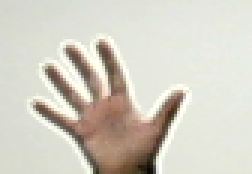
#> input picture Gesture_Images/0/153 (3).bmp, 84 x 58 px (shown 3 times larger); its folder holds only this picture in this run
$ python training_sample.py
#> lines starting #> are read from the running program, lines starting #| are printed output that depends on the picture
import numpy as np
from sklearn import svm, metrics
from sklearn.svm import SVC
from sklearn.model_selection import GridSearchCV, RandomizedSearchCV, StratifiedShuffleSplit
from sklearn.preprocessing import StandardScaler, MinMaxScaler
from sklearn.model_selection import train_test_split, learning_curve, ShuffleSplit
from sklearn.neural_network import MLPClassifier
from sklearn.metrics import confusion_matrix
import matplotlib.pyplot as plt
from os.path import join
import itertools
import time
import os
import cv2
import pickle

img_set    = []
labels     = []
flat_image = []
height, width  = 70,70

path = 'Gesture_Images/'
files = os.listdir(path)

for file in files:
    c_path = path+file
    temp = os.listdir(c_path)

    for f in temp:
        if( f.endswith('.jpg') or f.endswith('.bmp') ):
            img = cv2.imread(join(c_path,f))
#> img is the input picture: shape (58, 84, 3); mean B, G, R 194.9, 206.8, 211
            img = cv2.cvtColor(img,cv2.COLOR_BGR2GRAY)
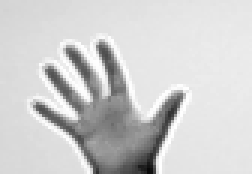
#> img: shape (58, 84) (shown 3 times larger); min 9, max 255, mean 206.7
            img = cv2.resize(img, (height,width), cv2.INTER_LINEAR)
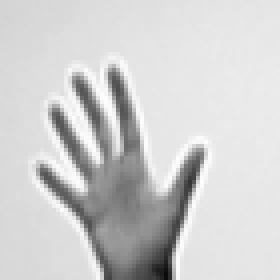
#> img: shape (70, 70) (shown 4 times larger); min 11, max 253, mean 206.6
            flip=cv2.flip(img,1)
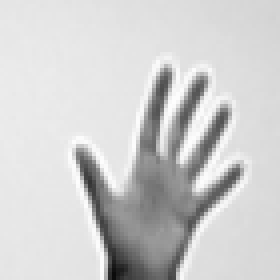
#> flip: shape (70, 70) (shown 4 times larger); min 11, max 253, mean 206.6
            img_set.append(img)
            img_set.append(flip)
            labels.append(file)
            labels.append(file)
#> pass 2 of the loop `for file in files:`:
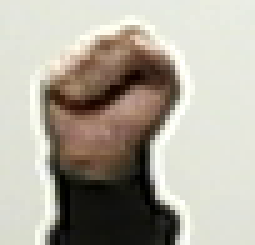
#> input picture Gesture_Images/1/105 (3) - Copy.bmp, 51 x 49 px (shown 5 times larger)
#> img is the input picture: shape (49, 51, 3); mean B, G, R 158.2, 169.9, 175.3
#> `img = cv2.resize(img, (height,width), cv2.INTER_LINEAR)`:
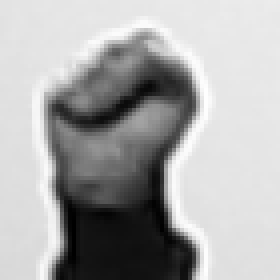
#> img: shape (70, 70) (shown 4 times larger); min 0, max 254, mean 170.1
#> `flip=cv2.flip(img,1)`:
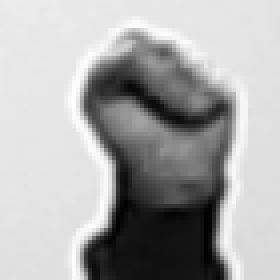
#> flip: shape (70, 70) (shown 4 times larger); min 0, max 254, mean 170.1

#plt.imshow(img_set[1])

flat_image = np.array(img_set)
n_sample = len(flat_image)
#> n_sample = 4
flat_image = flat_image.reshape((n_sample,-1))
labels = np.array(labels)
labels = labels.reshape((n_sample,))

X_train, X_test, Y_train, Y_test = train_test_split(flat_image, labels, test_size=0.1, random_state=42)
print("X_test shape  = " , X_test.shape)
#| X_test shape  =  (1, 4900)
print("Y_test shape  = " , Y_test.shape)
#| Y_test shape  =  (1,)
print("X_train shape = " , X_train.shape)
#| X_train shape =  (3, 4900)
print("Y_train shape = " , Y_train.shape)
#| Y_train shape =  (3,)

scaler = StandardScaler()
scaler.fit(X_train)
X_train = scaler.transform(X_train)
X_test  = scaler.transform(X_test)

# [21 lines of commented-out code are left out]
Train = True
if(Train):   #(271,271,271) --> 90%
    mlp = MLPClassifier(activation='relu', solver='sgd', learning_rate_init = 0.03, alpha=0.008, max_iter=500,
                            hidden_layer_sizes=(1024,) , random_state=1, verbose = True, learning_rate = 'adaptive', tol=1e-4)

    start = time.time()
    mlp.fit(X_train, Y_train)
#> (printed output is left out)
    delay_training = time.time() - start
    print("***************************************")
    print("MLP training time: %s" %delay_training)

Save_Model = False
Load_Model = False
filename = 'finalized_model_4_gesture.sav'
if(Save_Model):
    pickle.dump(mlp, open(filename, 'wb'))
if(Load_Model):
    mlp = pickle.load(open(filename, 'rb'))


# [6 lines of commented-out code are left out]

start = time.time()
MLPpredicted  = mlp.predict(X_test)
delay_fitting = time.time() - start
print("MLP fitting time: %s" %delay_fitting)
print("MLP training Score: %s" % mlp.score(X_train, Y_train))
#| MLP training Score: 1.0

# [5 lines of commented-out code are left out]
print("MLP Predicted shape: " , MLPpredicted.shape)
#| MLP Predicted shape:  (1,)
print("MLP fitting Score: %s" % mlp.score(X_test, Y_test))
#| MLP fitting Score: 0.0
print("MLP hidden layers shape: %s" %(mlp.hidden_layer_sizes,))
print("***************************************")

def plot_confusion_matrix(cm, classes,normalize=False,title='Confusion matrix',cmap=plt.cm.Greens):

    if normalize:
        cm = cm.astype('float') / cm.sum(axis=1)[:, np.newaxis]
        print("Normalized confusion matrix")
    else:
        print('Confusion matrix, without normalization')

    print(cm)

    plt.imshow(cm, interpolation='nearest', cmap=cmap)
    plt.title(title)
    plt.colorbar()
    tick_marks = np.arange(len(classes))
    plt.xticks(tick_marks, classes, rotation=45)
    plt.yticks(tick_marks, classes)

    fmt = '.2f' if normalize else 'd'
    thresh = cm.max() / 2.
    for i, j in itertools.product(range(cm.shape[0]), range(cm.shape[1])):
        plt.text(j, i, format(cm[i, j], fmt),
                 horizontalalignment="center",
                 color="white" if cm[i, j] > thresh else "black")

    plt.tight_layout()
    plt.ylabel('True label')
    plt.xlabel('Predicted label')


cnf_matrix = confusion_matrix(Y_test, MLPpredicted)
#> cnf_matrix = [[0, 1], [0, 0]]
np.set_printoptions(precision=2)
plot_confusion_matrix(cnf_matrix, classes=('0','1','2','3'),title='Confusion matrix, without normalization', normalize=False)
#| [[0 1]
#|  [0 0]]
#> in plot_confusion_matrix, `thresh = cm.max() / 2.`: thresh = 0.5

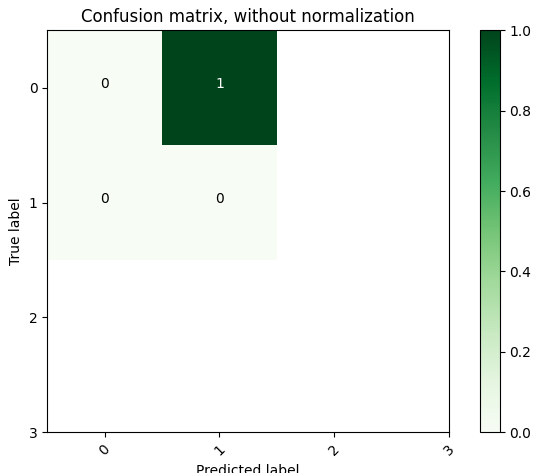
#> figure drawn by matplotlib, 2 panels
